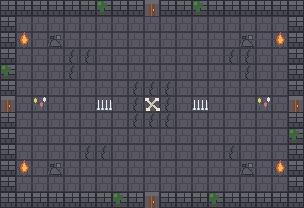

Rendered tile map (Tiled .tmx) drawn with the repository's tilesets; below, a short description and the full map source, tile grids included:
An orthogonal 19x13 tile map with 16x16 px tiles, 2 tile layers (Ground, Details) and 5 objects (2x ENEMY_SPAWN, PLAYER_START, CHEST_SPAWN, SECRET_TRIGGER).

<map version="1.10" tiledversion="1.11.2" orientation="orthogonal" renderorder="right-down" width="19" height="13" tilewidth="16" tileheight="16" infinite="0" nextlayerid="4" nextobjectid="6">
 <properties>
  <property name="roomShape" value="I" />
  <property name="roomType" value="NORMAL" />
 </properties>
 <tileset firstgid="1" source="../tiles/terrain.tsx" />
 <layer id="1" name="Ground" width="19" height="13">
  <properties>
   <property name="layerKind" value="GROUND" />
  </properties>
  <data encoding="csv">
7,7,7,7,7,7,8,7,7,16,7,7,8,7,7,7,7,7,7,
7,5,5,5,5,5,5,5,5,5,5,5,5,5,5,5,5,5,7,
7,5,5,5,5,5,5,5,5,5,5,5,5,5,5,5,5,5,7,
7,5,5,5,6,6,5,5,5,5,5,5,5,5,6,6,5,5,7,
8,5,5,5,6,5,5,5,5,5,5,5,5,5,5,6,5,5,7,
7,5,5,5,5,5,5,5,6,6,6,5,5,5,5,5,5,5,7,
16,5,5,5,5,5,5,5,6,5,6,5,5,5,5,5,5,5,16,
7,5,5,5,5,5,5,5,6,6,6,5,5,5,5,5,5,5,7,
7,5,5,5,5,5,5,5,5,5,5,5,5,5,5,5,5,5,8,
7,5,5,5,5,6,6,5,5,5,5,5,5,5,6,5,5,5,7,
7,5,5,5,5,5,5,5,5,5,5,5,5,5,5,5,5,5,7,
7,5,5,5,5,5,5,5,5,5,5,5,5,5,5,5,5,5,7,
7,7,7,7,7,7,7,8,7,16,7,7,7,8,7,7,7,7,7
</data>
 </layer>
 <layer id="2" name="Details" width="19" height="13">
  <properties>
   <property name="layerKind" value="DETAILS" />
  </properties>
  <data encoding="csv">
0,0,0,0,0,0,0,0,0,0,0,0,0,0,0,0,0,0,0,
0,0,0,0,0,0,0,0,0,0,0,0,0,0,0,0,0,0,0,
0,15,0,12,0,0,0,0,0,0,0,0,0,0,0,12,0,15,0,
0,0,0,0,0,0,0,0,0,0,0,0,0,0,0,0,0,0,0,
0,0,0,0,0,0,0,0,0,0,0,0,0,0,0,0,0,0,0,
0,0,0,0,0,0,0,0,0,0,0,0,0,0,0,0,0,0,0,
0,0,13,0,0,0,11,0,0,14,0,0,11,0,0,0,13,0,0,
0,0,0,0,0,0,0,0,0,0,0,0,0,0,0,0,0,0,0,
0,0,0,0,0,0,0,0,0,0,0,0,0,0,0,0,0,0,0,
0,0,0,0,0,0,0,0,0,0,0,0,0,0,0,0,0,0,0,
0,15,0,12,0,0,0,0,0,0,0,0,0,0,0,12,0,15,0,
0,0,0,0,0,0,0,0,0,0,0,0,0,0,0,0,0,0,0,
0,0,0,0,0,0,0,0,0,0,0,0,0,0,0,0,0,0,0
</data>
 </layer>
 <objectgroup id="3" name="Markers">
  <object id="1" name="player-start" type="PLAYER_START" x="152" y="104"><point /></object>
  <object id="2" name="enemy-a" type="ENEMY_SPAWN" x="88" y="64"><point /></object>
  <object id="3" name="enemy-b" type="ENEMY_SPAWN" x="216" y="144"><point /></object>
  <object id="4" name="chest" type="CHEST_SPAWN" x="152" y="64"><point /></object>
  <object id="5" name="secret" type="SECRET_TRIGGER" x="32" y="32" width="48" height="32" />
 </objectgroup>
</map>
